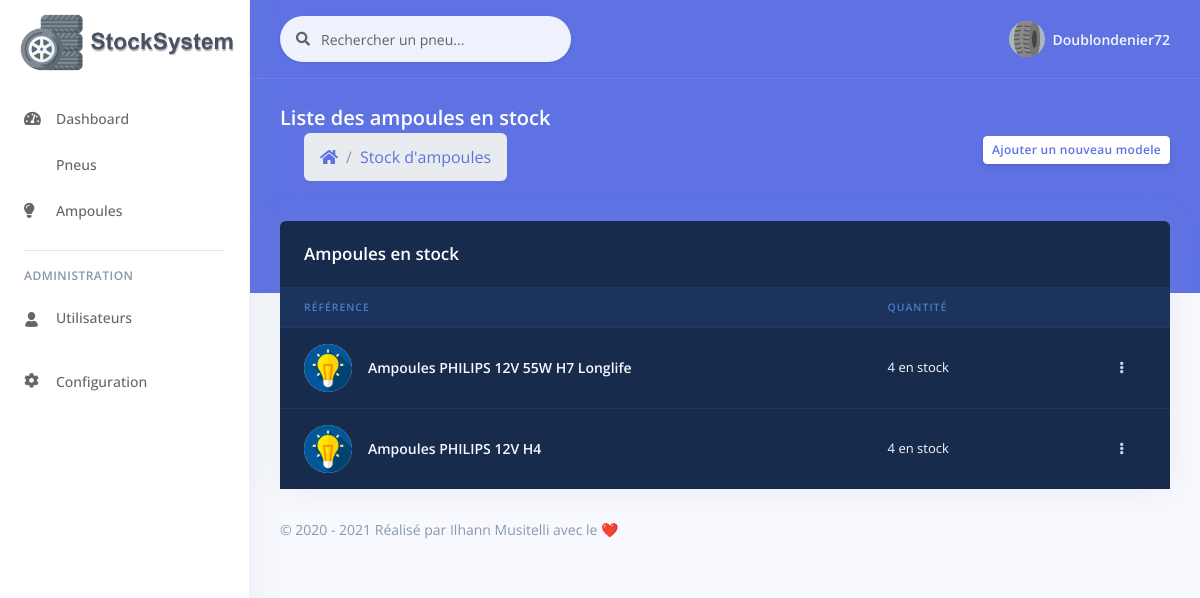
/lights.php (signed in), run on the app's committed database.
### tables this page shows
CREATE TABLE IF NOT EXISTS `stock_lights` (
  `id` int(11) NOT NULL AUTO_INCREMENT,
  `ref` text,
  `quant` text,
  KEY `Index 1` (`id`)
);

### lights.php (the view, shortened to what this page needs)
<?php
include('configuration/include.php');
?>
<!DOCTYPE html>
<html>
<head>
  <link rel="stylesheet" href="assets/vendor/nucleo/css/nucleo.css" type="text/css">
  <link rel="stylesheet" href="assets/vendor/@fortawesome/fontawesome-free/css/all.min.css" type="text/css">
  <link rel="stylesheet" href="assets/css/argon.css?v=1.2.0" type="text/css">
  <link rel="stylesheet" href="https://pro.fontawesome.com/releases/v5.10.0/css/all.css"/>
</head>
<body>
  <?php include("includes/sidebar.php") ?>
    <?php include("includes/navbar.php") ?>
    <div class="header bg-primary pb-6">
      <div class="container-fluid">
        <div class="header-body">
          <div class="row align-items-center py-4">
            <div class="col-lg-6 col-7">
              <h6 class="h2 text-white d-inline-block mb-0">Liste des ampoules en stock</h6>
              <nav aria-label="breadcrumb" class="d-none d-md-inline-block ml-md-4">
                <ol class="breadcrumb breadcrumb-links breadcrumb-dark">
                  <li class="breadcrumb-item"><a href="dashboard.php"><i class="fas fa-home"></i></a></li>
                  <li class="breadcrumb-item avtive"><a href="#">Stock d'ampoules</a></li>
                </ol>
              </nav>
            </div>
            <div class="col-lg-6 col-5 text-right">
              <button data-toggle="modal" data-target="#addLight" class="btn btn-sm btn-neutral">Ajouter un nouveau modele</button>
            </div>
          </div>
        </div>
      </div>
    </div>
    <div class="container-fluid mt--6">
      <div class="row">
        <div class="col">
          <div class="card bg-default shadow">
            <div class="card-header bg-transparent border-0">
              <h3 class="text-white mb-0">Ampoules en stock</h3>
            </div>
            <div class="table-responsive">
              <table class="table align-items-center table-dark table-flush">
                <thead class="thead-dark">
                  <tr>
                    <th scope="col">Référence</th>
                    <th scope="col">Quantité</th>
                    <th scope="col"></th>
                  </tr>
                </thead>
                <tbody class="list">
                  <?php
                  if(isset($_GET['search']) AND !empty($_GET['search'])) {
                    $search = htmlspecialchars($_GET['search']);
                    $lights = $bdd->query('SELECT * FROM stock_lights WHERE ref LIKE "%'.$search.'%"');
                    $lights = $lights->fetchAll();
                    $lightscount = count($lights);
                    if ($lightscount == 0)  {
                        $erreur = '<h3 style="color: white;">&nbsp;&nbsp;Aucun résultats trouvé</h3>';
                    }
                    }else{
                      $lights = $bdd->query('SELECT * FROM stock_lights');
                      $lights = $lights->fetchAll();
                    }
                  foreach($lights as $l){
                  ?>
                <tr>
                    <th scope="row">
                      <div class="media align-items-center">
                        <a href="" class="avatar rounded-circle mr-3">
                          <img alt="Image pneu" src="img/light.png">
                        </a>
                        <div class="media-body">
                          <span class="name mb-0 text-sm"><?= $l['ref'] ?></span>
                        </div>
                      </div>
                    </th>
                    <td>
                      <span><?php if(($l['quant']) == 0){ echo '<span style="color: red;" >Plus de stock</span>'; }else{ echo $l['quant']." en stock"; } ?></span>
                    </td>
                    <td class="text-right">
                      <div class="dropdown">
                        <a class="btn btn-sm btn-icon-only text-light" href="#" role="button" data-toggle="dropdown" aria-haspopup="true" aria-expanded="false">
                          <i class="fas fa-ellipsis-v"></i>
                        </a>
                      </div>
                    </td>
                  <?php } ?>
                </tbody>
              </table>
            </div>
          </div>
        </div>
      </div>
      <?php include("includes/footer.php") ?>
    </div>
  </div>
</body>
</html>

### data on the page
stock_lights: ref "Ampoules PHILIPS 12V 55W H7 Longlife", quant "4"
stock_lights: ref "Ampoules PHILIPS 12V H4", quant "4"

### other printed values
$_SESSION['username'] "Doublondenier72"
